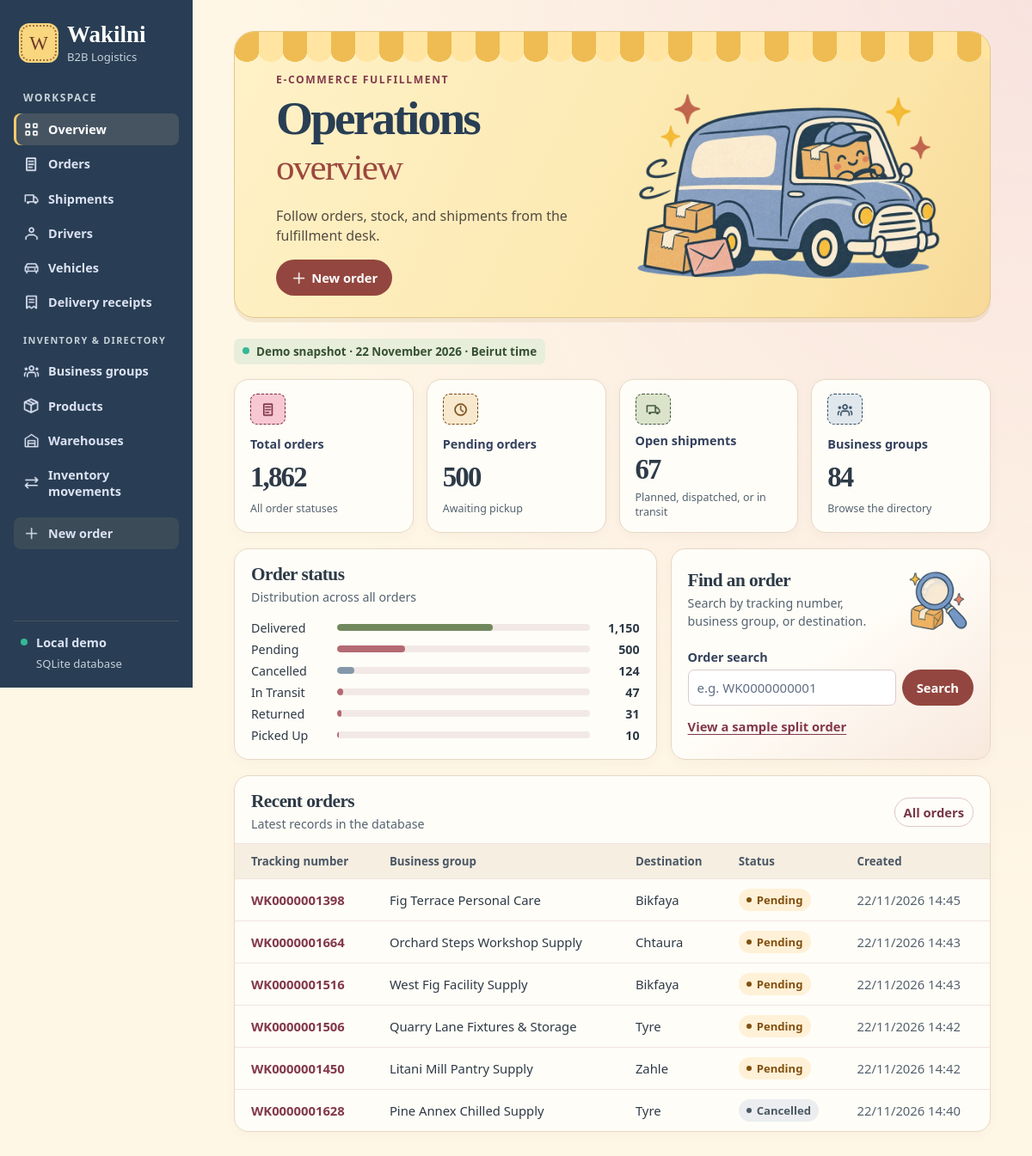
The page / on the database its author committed.
### tables this page shows
CREATE TABLE "Order" (
    "orderID" TEXT NOT NULL CHECK (length(orderID) BETWEEN 1 AND 8 AND orderID GLOB 'OR[0-9][0-9][0-9][0-9][0-9][0-9]' AND length(orderID) = 8),
    "orderDescription" TEXT CHECK (length(orderDescription) BETWEEN 1 AND 255),
    "orderCreationSite" TEXT NOT NULL CHECK (orderCreationSite IN ('Website', 'Mobile App', 'Dashboard', 'API')),
    "orderTrackingNumber" TEXT NOT NULL CHECK (length(orderTrackingNumber) BETWEEN 1 AND 12 AND orderTrackingNumber GLOB 'WK[0-9][0-9][0-9][0-9][0-9][0-9][0-9][0-9][0-9][0-9]' AND length(orderTrackingNumber) = 12),
    "orderDateAndTime" TEXT NOT NULL CHECK (strftime('%d/%m/%Y %H:%M', substr(orderDateAndTime, 7, 4) || '-' || substr(orderDateAndTime, 4, 2) || '-' || substr(orderDateAndTime, 1, 2) || substr(orderDateAndTime, 11), '+0 minutes') IS orderDateAndTime),
    "requestedDeliveryDateAndTime" TEXT CHECK (strftime('%d/%m/%Y %H:%M', substr(requestedDeliveryDateAndTime, 7, 4) || '-' || substr(requestedDeliveryDateAndTime, 4, 2) || '-' || substr(requestedDeliveryDateAndTime, 1, 2) || substr(requestedDeliveryDateAndTime, 11), '+0 minutes') IS requestedDeliveryDateAndTime),
    "length" REAL CHECK (length BETWEEN 0.01 AND 9999.99 AND length = round(length, 2)) CHECK (typeof(length) IN ('integer', 'real', 'null')),
    "width" REAL CHECK (width BETWEEN 0.01 AND 9999.99 AND width = round(width, 2)) CHECK (typeof(width) IN ('integer', 'real', 'null')),
    "height" REAL CHECK (height BETWEEN 0.01 AND 9999.99 AND height = round(height, 2)) CHECK (typeof(height) IN ('integer', 'real', 'null')),
    "deliveryFee" REAL NOT NULL CHECK (deliveryFee BETWEEN 0 AND 999.99 AND deliveryFee = round(deliveryFee, 2)) CHECK (typeof(deliveryFee) IN ('integer', 'real', 'null')),
    "status" TEXT NOT NULL CHECK (status IN ('Pending', 'Picked Up', 'In Transit', 'Delivered', 'Returned', 'Cancelled')),
    "orderPaymentMethod" TEXT NOT NULL CHECK (orderPaymentMethod IN ('Cash on Delivery', 'Card', 'Prepaid')),
    "orderType" TEXT NOT NULL CHECK (orderType IN ('Delivery', 'Return', 'Exchange')),
    "businesslocationID" TEXT NOT NULL CHECK (length(businesslocationID) BETWEEN 1 AND 7 AND businesslocationID GLOB 'BL[0-9][0-9][0-9][0-9][0-9]' AND length(businesslocationID) = 7),
    PRIMARY KEY (orderID),
    FOREIGN KEY (businesslocationID) REFERENCES "Business Location" (businesslocationID),
    UNIQUE (orderTrackingNumber),
    CHECK ((substr(requestedDeliveryDateAndTime, 7, 4) || '-' || substr(requestedDeliveryDateAndTime, 4, 2) || '-' || substr(requestedDeliveryDateAndTime, 1, 2) || substr(requestedDeliveryDateAndTime, 11)) >= (substr(orderDateAndTime, 7, 4) || '-' || substr(orderDateAndTime, 4, 2) || '-' || substr(orderDateAndTime, 1, 2) || substr(orderDateAndTime, 11))),
    CHECK ((length IS NULL) = (width IS NULL) AND (width IS NULL) = (height IS NULL))
);

CREATE TABLE "Business Group" (
    "businessgroupID" TEXT NOT NULL CHECK (length(businessgroupID) BETWEEN 1 AND 6 AND businessgroupID GLOB 'BG[0-9][0-9][0-9][0-9]' AND length(businessgroupID) = 6),
    "businessgroupName" TEXT NOT NULL CHECK (length(businessgroupName) BETWEEN 1 AND 50),
    "businessgroupWebsite" TEXT CHECK (length(businessgroupWebsite) BETWEEN 1 AND 100),
    "payoutFrequency" TEXT NOT NULL CHECK (payoutFrequency IN ('Daily', 'Weekly', 'Bi-Weekly', 'Monthly')),
    "operationalStatusWithWakilni" TEXT NOT NULL CHECK (operationalStatusWithWakilni IN ('Active', 'Inactive', 'Suspended')),
    PRIMARY KEY (businessgroupID),
    UNIQUE (businessgroupWebsite)
);

CREATE TABLE "PostalCode" (
    "addressPostalCode" TEXT NOT NULL CHECK (length(addressPostalCode) BETWEEN 1 AND 9 AND addressPostalCode GLOB '[0-9][0-9][0-9][0-9] [0-9][0-9][0-9][0-9]' AND length(addressPostalCode) = 9),
    "addressCity" TEXT NOT NULL CHECK (length(addressCity) BETWEEN 1 AND 30),
    PRIMARY KEY (addressPostalCode),
    FOREIGN KEY (addressCity) REFERENCES City (addressCity)
);

### app.py (the view)
@app.get("/")
def home():
    conn = db()
    states = dict(conn.execute('SELECT status, count(*) FROM "Order" GROUP BY status'))
    total_orders = sum(states.values())
    open_shipments = conn.execute(
        "SELECT count(*) FROM Shipment WHERE shipmentStatus IN ('Planned', 'Dispatched', 'In Transit')"
    ).fetchone()[0]
    group_count = conn.execute('SELECT count(*) FROM "Business Group"').fetchone()[0]
    latest = conn.execute(
        f"SELECT {ORDERS_FIELDS} {ORDERS_FROM} ORDER BY {date_key('o.orderDateAndTime')} DESC, o.orderID DESC LIMIT 6"
    ).fetchall()
    status_rows = [(state, states.get(state, 0), 100 * states.get(state, 0) / max(total_orders, 1))
                   for state in ("Delivered", "Pending", "Cancelled", "In Transit", "Returned", "Picked Up")]
    return render_template("home.html", latest=latest, states=states, total_orders=total_orders,
                           open_shipments=open_shipments, group_count=group_count, status_rows=status_rows)

### app.py (called while the page is built, shortened)
@app.before_request
def protect_online_demo():
    password = app.config["DEMO_PASSWORD"]
    if app.config["RENDER_HOSTED"] and len(password) < 12:
        return Response("Set a demo password of at least 12 characters before opening the online site.\n", 503)
    if not password or request.endpoint == "health":
        return None

def db():
    if "db" not in g:
        path = Path(app.config["DATABASE"]).resolve()
        g.db = sqlite3.connect(path.as_uri() + "?mode=rw", uri=True, timeout=5)
        g.db.row_factory = sqlite3.Row
        g.db.execute("PRAGMA foreign_keys = ON")
    return g.db

@app.template_filter("number")
def number(value):
    return f"{value:,}"

def date_key(column):
    return f"substr({column}, 7, 4) || substr({column}, 4, 2) || substr({column}, 1, 2) || substr({column}, 11)"

### templates/home.html (shortened to what this page needs)
{% extends "base.html" %}
{% from "components.html" import order_table %}
{% block content %}
<header class="page-head hero">
  <div class="hero-copy">
    <p class="eyebrow">E-COMMERCE FULFILLMENT</p>
    <h1>Operations <em>overview</em></h1>
    <p class="subtitle">Follow orders, stock, and shipments from the fulfillment desk.</p>
    <a class="button primary" href="{{ url_for('order_new') }}"><span class="icon icon-plus" aria-hidden="true"></span> New order</a>
  </div>
  <img class="hero-art" src="{{ url_for('static', filename='art/parcel-courier.webp') }}" alt="" width="840" height="560" fetchpriority="high">
</header>
<p class="snapshot"><span></span> Demo snapshot · 22 November 2026 · Beirut time</p>
<div class="metrics">
  <a class="metric" href="{{ url_for('orders') }}"><span class="metric-icon indigo"><span class="icon icon-orders" aria-hidden="true"></span></span><span>Total orders</span><strong>{{ total_orders|number }}</strong><small>All order statuses</small></a>
  <a class="metric" href="{{ url_for('orders', status='Pending') }}"><span class="metric-icon amber"><span class="icon icon-time" aria-hidden="true"></span></span><span>Pending orders</span><strong>{{ states.get('Pending', 0)|number }}</strong><small>Awaiting pickup</small></a>
  <a class="metric" href="{{ url_for('shipments') }}"><span class="metric-icon mint"><span class="icon icon-shipments" aria-hidden="true"></span></span><span>Open shipments</span><strong>{{ open_shipments|number }}</strong><small>Planned, dispatched, or in transit</small></a>
  <a class="metric" href="{{ url_for('business_groups') }}"><span class="metric-icon violet"><span class="icon icon-groups" aria-hidden="true"></span></span><span>Business groups</span><strong>{{ group_count|number }}</strong><small>Browse the directory</small></a>
</div>
<div class="overview">
  <section class="panel">
    <div class="panel-head"><div><h2>Order status</h2><p>Distribution across all orders</p></div></div>
    <ul class="bars">
    {% for state, count, share in status_rows %}
      <li><span>{{ state }}</span><div class="track"><span class="bar bar-{{ state|lower|replace(' ', '-') }}" style="width:{{ share|round(2) }}%"></span></div><strong>{{ count|number }}</strong></li>
    {% endfor %}
    </ul>
  </section>
  <section class="panel lookup">
    <div class="panel-head lookup-head">
      <div><h2>Find an order</h2><p>Search by tracking number, business group, or destination.</p></div>
      <img class="lookup-art" src="{{ url_for('static', filename='art/parcel-lookup.webp') }}" alt="" width="192" height="192">
    </div>
    <form action="{{ url_for('orders') }}" method="get">
      <label for="quick-search">Order search</label>
      <div class="lookup-field"><input id="quick-search" type="search" name="q" placeholder="e.g. WK0000000001" maxlength="100" required><button class="button primary" type="submit">Search</button></div>
    </form>
    <a class="text-link" href="{{ url_for('orders', q='WK0000000042') }}">View a sample split order</a>
  </section>
</div>
<section class="panel">
  <div class="panel-head split"><div><h2>Recent orders</h2><p>Latest records in the database</p></div><a class="button secondary small" href="{{ url_for('orders') }}">All orders</a></div>
  {{ order_table(latest) }}
</section>
{% endblock %}

### templates/components.html (shortened to what this page needs)
{% macro badge(value) %}<span class="badge state-{{ value|lower|replace(' ', '-') }}">{{ value }}</span>{% endmacro %}
{% macro order_table(rows, show_order_details=false) %}
  <div class="table-wrap">
    <table>
      <thead><tr><th scope="col">Tracking number</th><th scope="col">Business group</th><th scope="col">Destination</th><th scope="col">Status</th><th scope="col">Created</th></tr></thead>
      <tbody>
        {% for row in rows %}
        <tr>
          <td><a class="record" href="{{ url_for('order_detail', order_id=row.orderID) }}">{{ row.orderTrackingNumber }}</a></td>
          <td>{{ row.businessgroupName }}</td><td>{{ row.addressCity or '—' }}</td>
          <td>{{ badge(row.status) }}</td><td class="date">{{ row.orderDateAndTime }}</td>
        </tr>
        {% endfor %}
      </tbody>
    </table>
  </div>
{% endmacro %}

### rows shown on the page
Order: orderTrackingNumber "WK0000001398", businessgroupName "Fig Terrace Personal Care", addressCity "Bikfaya", status "Pending", orderDateAndTime "22/11/2026 14:45"
Order: orderTrackingNumber "WK0000001664", businessgroupName "Orchard Steps Workshop Supply", addressCity "Chtaura", status "Pending", orderDateAndTime "22/11/2026 14:43"
Order: orderTrackingNumber "WK0000001516", businessgroupName "West Fig Facility Supply", addressCity "Bikfaya", status "Pending", orderDateAndTime "22/11/2026 14:43"
Order: orderTrackingNumber "WK0000001506", businessgroupName "Quarry Lane Fixtures & Storage", addressCity "Tyre", status "Pending", orderDateAndTime "22/11/2026 14:42"
Order: orderTrackingNumber "WK0000001450", businessgroupName "Litani Mill Pantry Supply", addressCity "Zahle", status "Pending", orderDateAndTime "22/11/2026 14:42"
Order: orderTrackingNumber "WK0000001628", businessgroupName "Pine Annex Chilled Supply", addressCity "Tyre", status "Cancelled", orderDateAndTime "22/11/2026 14:40"

### other values the page prints
{{ 'Online class demo' if config.RENDER_HOSTED else 'Local demo' }} "Local demo"
{{ total_orders|number }} "1,862"
{{ states.get('Pending', 0)|number }} "500"
{{ open_shipments|number }} "67"
{{ group_count|number }} "84"
{{ state }} "Delivered" "Pending" "Cancelled" "In Transit" "Returned" "Picked Up"
{{ count|number }} "1,150" "500" "124" "47" "31" "10"
